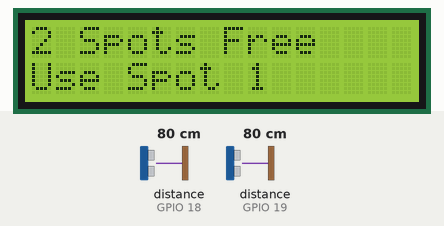
This sketch was run on a simulated ESP32. Shown: 16×2 character LCD. Wiring (inferred from the names in the program): 2 × ultrasonic range finder: trigger GPIO 4, echo GPIO 19 / trigger GPIO 5, echo GPIO 18. The test bench sets the inputs (shaded band); at power-on: distance to the obstacle (sensors on GPIO 18, GPIO 19) 80 cm. The echo pulse lasts 58.3 µs per cm; WiFi joins after 1.5 s; servers stay silent unless stated; what the sketch prints to the serial monitor is not drawn.

Above: at 4.7 s.
4.8 s: distance to the obstacle (sensor on GPIO 18) set to 2 cm
At 6.5 s:
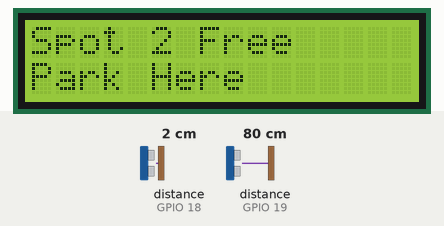
7.1 s: distance to the obstacle (sensor on GPIO 19) set to 2 cm
At 8.9 s:
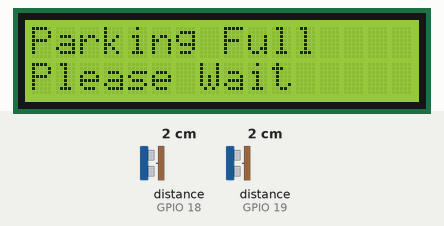
9.2 s: distance to the obstacle (sensor on GPIO 18) set to 18 cm
At 11.0 s:
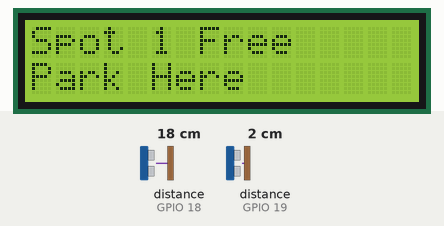
11.3 s: distance to the obstacle (sensor on GPIO 18) set to 4 cm
At 12.1 s:
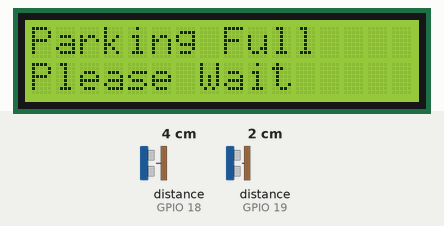
13.3 s: distance to the obstacle (sensor on GPIO 18) set to 35 cm
At 14.4 s:
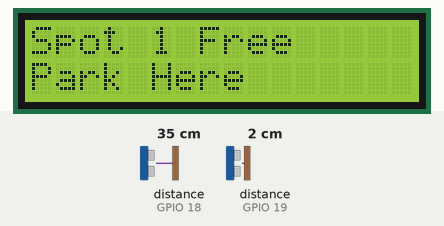
Timing chart, 0 to 16.3 s (numbered marks = the images above; inputs shaded):
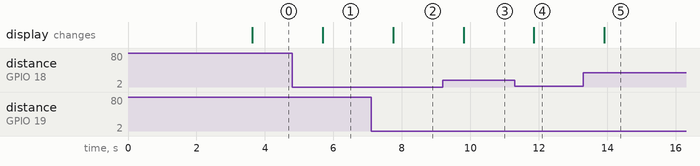

The sketch:

Parking_system.ino
```cpp
#include <WiFi.h>
#include <Wire.h>
#include <LiquidCrystal_PCF8574.h>

// Define I2C pins for ESP32-WROOM-32
#define SDA_PIN 21
#define SCL_PIN 22

// Initialize LCD (set the I2C address; adjust if necessary)
LiquidCrystal_PCF8574 lcd(0x27);

// Define pins for ultrasonic sensors
const int TRIG1 = 5;
const int ECHO1 = 18;
const int TRIG2 = 4;
const int ECHO2 = 19;

// WiFi credentials
const char* ssid = "Your_WiFi_Name";
const char* password = "Your_WiFi_Password";

// Create a web server on port 80
WiFiServer server(80);

void setup() {
  // Initialize Serial Monitor
  Serial.begin(115200);

  // Initialize I2C communication for LCD
  Wire.begin(SDA_PIN, SCL_PIN);

  // Initialize LCD
  lcd.begin(16, 2);          // 16 columns, 2 rows
  lcd.setBacklight(255);     // Turn on backlight

  // Set up ultrasonic sensor pins
  pinMode(TRIG1, OUTPUT);
  pinMode(ECHO1, INPUT);
  pinMode(TRIG2, OUTPUT);
  pinMode(ECHO2, INPUT);

  // Initial LCD display
  lcd.clear();
  lcd.setCursor(0, 0);
  lcd.print("Smart Parking");
  lcd.setCursor(0, 1);
  lcd.print("Initializing...");
  delay(2000);

  // Connect to WiFi
  Serial.print("Connecting to ");
  Serial.println(ssid);
  WiFi.begin(ssid, password);
  while (WiFi.status() != WL_CONNECTED) {
    delay(500);
    Serial.print(".");
  }
  Serial.println("\nWiFi Connected!");
  Serial.print("IP Address: ");
  Serial.println(WiFi.localIP());

  // Start the web server
  server.begin();
}

long getDistance(int trigPin, int echoPin) {
  // Clear the trigger pin
  digitalWrite(trigPin, LOW);
  delayMicroseconds(2);

  // Trigger ultrasonic burst
  digitalWrite(trigPin, HIGH);
  delayMicroseconds(10);
  digitalWrite(trigPin, LOW);

  // Read the echo pin (timeout after 30ms)
  long duration = pulseIn(echoPin, HIGH, 30000);

  // Check for timeout
  if (duration == 0) {
    return -1; // Indicates timeout/error
  }

  // Calculate distance (in cm)
  long distance = duration * 0.034 / 2;
  return distance;
}

void loop() {
  // Measure distances from both sensors
  long distance1 = getDistance(TRIG1, ECHO1);
  long distance2 = getDistance(TRIG2, ECHO2);

  // Determine if there's a sensor error
  bool sensorError = (distance1 == -1 || distance2 == -1);

  // Calculate parking vacancy only if no sensor error
  bool spot1_vacant = false;
  bool spot2_vacant = false;
  if (!sensorError) {
    spot1_vacant = (distance1 > 10);
    spot2_vacant = (distance2 > 10);
  }

  // Debug output on Serial
  Serial.print("Distance 1: ");
  Serial.print(distance1);
  Serial.print(" cm, Distance 2: ");
  Serial.print(distance2);
  Serial.println(" cm");

  // Update LCD display
  lcd.clear();
  lcd.setCursor(0, 0);
  if (sensorError) {
    lcd.print("Sensor Error");
    lcd.setCursor(0, 1);
    lcd.print("Check Wiring");
  } else {
    if (spot1_vacant && spot2_vacant) {
      lcd.print("2 Spots Free");
      lcd.setCursor(0, 1);
      lcd.print("Use Spot 1");
      Serial.println("Recommend: Use Spot 1");
    } else if (spot1_vacant) {
      lcd.print("Spot 1 Free");
      lcd.setCursor(0, 1);
      lcd.print("Park Here");
      Serial.println("Recommend: Use Spot 1");
    } else if (spot2_vacant) {
      lcd.print("Spot 2 Free");
      lcd.setCursor(0, 1);
      lcd.print("Park Here");
      Serial.println("Recommend: Use Spot 2");
    } else {
      lcd.print("Parking Full");
      lcd.setCursor(0, 1);
      lcd.print("Please Wait");
      Serial.println("All Spots Full");
    }
  }

  // Handle web server client connections
  WiFiClient client = server.available();
  if (client) {
    Serial.println("New client connected");
    // Wait until client sends data
    while (client.connected() && !client.available()) {
      delay(1);
    }

    // Read the client's request (not processed further in this simple example)
    String request = client.readStringUntil('\r');
    Serial.println("Request: " + request);
    client.flush();

    // Prepare HTML response with sensor data
    String html = "<!DOCTYPE html><html><head><meta http-equiv='refresh' content='5'>";
    html += "<title>Smart Parking System</title></head><body>";
    html += "<h1>Parking Sensor Data</h1>";
    if (sensorError) {
      html += "<p>Error: Sensor Error. Check Wiring.</p>";
    } else {
      html += "<p>Distance 1: " + String(distance1) + " cm</p>";
      html += "<p>Distance 2: " + String(distance2) + " cm</p>";

      if (spot1_vacant && spot2_vacant) {
        html += "<p>Recommendation: Use Spot 1</p>";
      } else if (spot1_vacant) {
        html += "<p>Recommendation: Use Spot 1</p>";
      } else if (spot2_vacant) {
        html += "<p>Recommendation: Use Spot 2</p>";
      } else {
        html += "<p>Parking Full: Please Wait</p>";
      }
    }
    html += "</body></html>";

    // Send HTTP response
    client.println("HTTP/1.1 200 OK");
    client.println("Content-Type: text/html");
    client.println("Connection: close");
    client.println();
    client.println(html);

    delay(1);
    client.stop();
    Serial.println("Client disconnected");
  }

  delay(1000); // Update every second
}
```

Measured:
- after the input at 4.8 s, the display: changes after 0.90 s (image 1)
- after the input at 7.1 s, the display: changes after 0.65 s (image 2)
- after the input at 9.2 s, the display: changes after 0.60 s (image 3)
- after the input at 11.3 s, the display: changes after 0.56 s (image 4)
- after the input at 13.3 s, the display: changes after 0.61 s (image 5)
